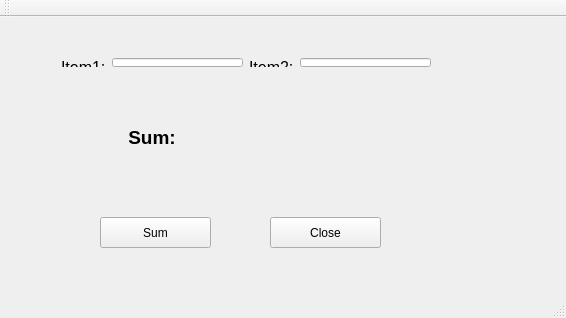
<?xml version="1.0" encoding="UTF-8"?>
<ui version="4.0">
 <class>MainWindow</class>
 <widget class="QMainWindow" name="MainWindow">
  <property name="geometry">
   <rect>
    <x>0</x>
    <y>0</y>
    <width>566</width>
    <height>318</height>
   </rect>
  </property>
  <property name="windowTitle">
   <string>MainWindow</string>
  </property>
  <widget class="QWidget" name="centralWidget">
   <widget class="QWidget" name="layoutWidget">
    <property name="geometry">
     <rect>
      <x>60</x>
      <y>70</y>
      <width>351</width>
      <height>101</height>
     </rect>
    </property>
    <layout class="QHBoxLayout" name="horizontalLayout_4">
     <item>
      <widget class="QLabel" name="label_3">
       <property name="text">
        <string>&lt;html&gt;&lt;head/&gt;&lt;body&gt;&lt;p align=&quot;center&quot;&gt;&lt;span style=&quot; font-size:14pt; font-weight:600;&quot;&gt;Sum:&lt;/span&gt;&lt;/p&gt;&lt;/body&gt;&lt;/html&gt;</string>
       </property>
      </widget>
     </item>
     <item>
      <widget class="QLabel" name="label_4">
       <property name="text">
        <string>&lt;html&gt;&lt;head/&gt;&lt;body&gt;&lt;p align=&quot;center&quot;&gt;&lt;span style=&quot; font-size:14pt;&quot;&gt;&lt;br/&gt;&lt;/span&gt;&lt;/p&gt;&lt;/body&gt;&lt;/html&gt;</string>
       </property>
      </widget>
     </item>
    </layout>
   </widget>
   <widget class="QWidget" name="layoutWidget">
    <property name="geometry">
     <rect>
      <x>50</x>
      <y>30</y>
      <width>392</width>
      <height>31</height>
     </rect>
    </property>
    <layout class="QHBoxLayout" name="horizontalLayout_3">
     <item>
      <layout class="QHBoxLayout" name="horizontalLayout">
       <item>
        <widget class="QLabel" name="label">
         <property name="text">
          <string>&lt;html&gt;&lt;head/&gt;&lt;body&gt;&lt;p&gt;&lt;span style=&quot; font-size:12pt;&quot;&gt;Item1:&lt;/span&gt;&lt;/p&gt;&lt;/body&gt;&lt;/html&gt;</string>
         </property>
        </widget>
       </item>
       <item>
        <widget class="QLineEdit" name="lineEdit"/>
       </item>
      </layout>
     </item>
     <item>
      <layout class="QHBoxLayout" name="horizontalLayout_2">
       <item>
        <widget class="QLabel" name="label_2">
         <property name="text">
          <string>&lt;html&gt;&lt;head/&gt;&lt;body&gt;&lt;p&gt;&lt;span style=&quot; font-size:12pt;&quot;&gt;Item2:&lt;/span&gt;&lt;/p&gt;&lt;/body&gt;&lt;/html&gt;</string>
         </property>
        </widget>
       </item>
       <item>
        <widget class="QLineEdit" name="lineEdit_2"/>
       </item>
      </layout>
     </item>
    </layout>
   </widget>
   <widget class="QPushButton" name="pushButton">
    <property name="geometry">
     <rect>
      <x>100</x>
      <y>200</y>
      <width>111</width>
      <height>31</height>
     </rect>
    </property>
    <property name="text">
     <string>Sum</string>
    </property>
   </widget>
   <widget class="QPushButton" name="pushButton_2">
    <property name="geometry">
     <rect>
      <x>270</x>
      <y>200</y>
      <width>111</width>
      <height>31</height>
     </rect>
    </property>
    <property name="text">
     <string>Close</string>
    </property>
   </widget>
  </widget>
  <widget class="QMenuBar" name="menuBar">
   <property name="geometry">
    <rect>
     <x>0</x>
     <y>0</y>
     <width>566</width>
     <height>22</height>
    </rect>
   </property>
  </widget>
  <widget class="QToolBar" name="mainToolBar">
   <attribute name="toolBarArea">
    <enum>TopToolBarArea</enum>
   </attribute>
   <attribute name="toolBarBreak">
    <bool>false</bool>
   </attribute>
  </widget>
  <widget class="QStatusBar" name="statusBar"/>
 </widget>
 <layoutdefault spacing="6" margin="11"/>
 <resources/>
 <connections/>
</ui>
